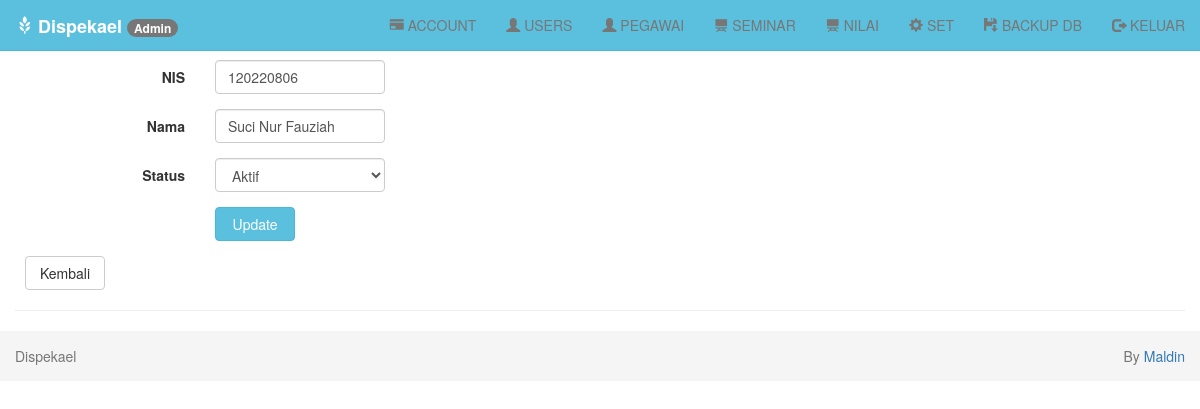
The page /index.php?page=aktivasi-users&id=120220806 (signed in) on the database its author committed.
### tables this page shows
CREATE TABLE `users` (
  `nis` bigint(12) unsigned NOT NULL,
  `id` bigint(12) unsigned NOT NULL,
  `nama` varchar(255) NOT NULL,
  `tanggal_lahir` date NOT NULL,
  `alamat` varchar(255) NOT NULL,
  `instansi` varchar(100) NOT NULL,
  `telp` varchar(15) NOT NULL,
  `stat` varchar(30) NOT NULL,
  `foto` varchar(255) NOT NULL,
  PRIMARY KEY (`nis`)
);

### users/aktivasi-users.php (the view, shortened to what this page needs)
<?php
if (isset($_GET['id'])) {
    $nis   = $_GET['id'];
    $query = mysqli_query($db, "SELECT * FROM users WHERE nis='$nis'") or die('Query Error : ' . mysqli_error($db));
    while ($data  = mysqli_fetch_assoc($query)) {
        $nis      = $data['nis'];
        $nama     = $data['nama'];
        $stat    = $data['stat'];
    }
}
?>
<div class="row">
    <div class="col-md-12">
        <br>
        <form class="form-horizontal" method="POST" action="?page=aktivasi" enctype="multipart/form-data">
            <div class="form-group">
                <label class="col-sm-2 control-label">NIS</label>
                <div class="col-sm-2">
                    <input type="text" class="form-control" name="nis" value="<?php echo $nis; ?>">
                </div>
            </div>
            <div class="form-group">
                <label class="col-sm-2 control-label">Nama</label>
                <div class="col-sm-2">
                    <input type="text" class="form-control" name="nama" value="<?php echo $nama; ?>">
                </div>
            </div>
            <div class="form-group">
                <label class="col-sm-2 control-label">Status</label>
                <div class="col-sm-2">
                    <select class="form-control" name="stat" placeholder="Pilih status">
                        <option value="<?php echo $stat; ?>"><?php echo $stat; ?></option>
                    </select>
                </div>
            </div>
            <div class="form-group">
                <div class="col-sm-offset-2 col-sm-10">
                    <input type="submit" class="btn btn-info btn-submit" name="update" value="Update">
                </div>
            </div>
        </form>
        <a href="?page=users-tampil" class="btn btn-default btn-reset">Kembali</a>
        <hr>
    </div>
</div>
</div>

### assets/css/style.css (style rules this page uses)
body { padding-top: 40px; }
.btn-submit { width: 80px; }
.btn-reset { width: 80px; margin-left: 10px; }

### rows shown on the page
users: nis "120220806", nama "Suci Nur Fauziah", stat "Aktif"

### other values the page prints
$_SESSION['level'] "Admin"
